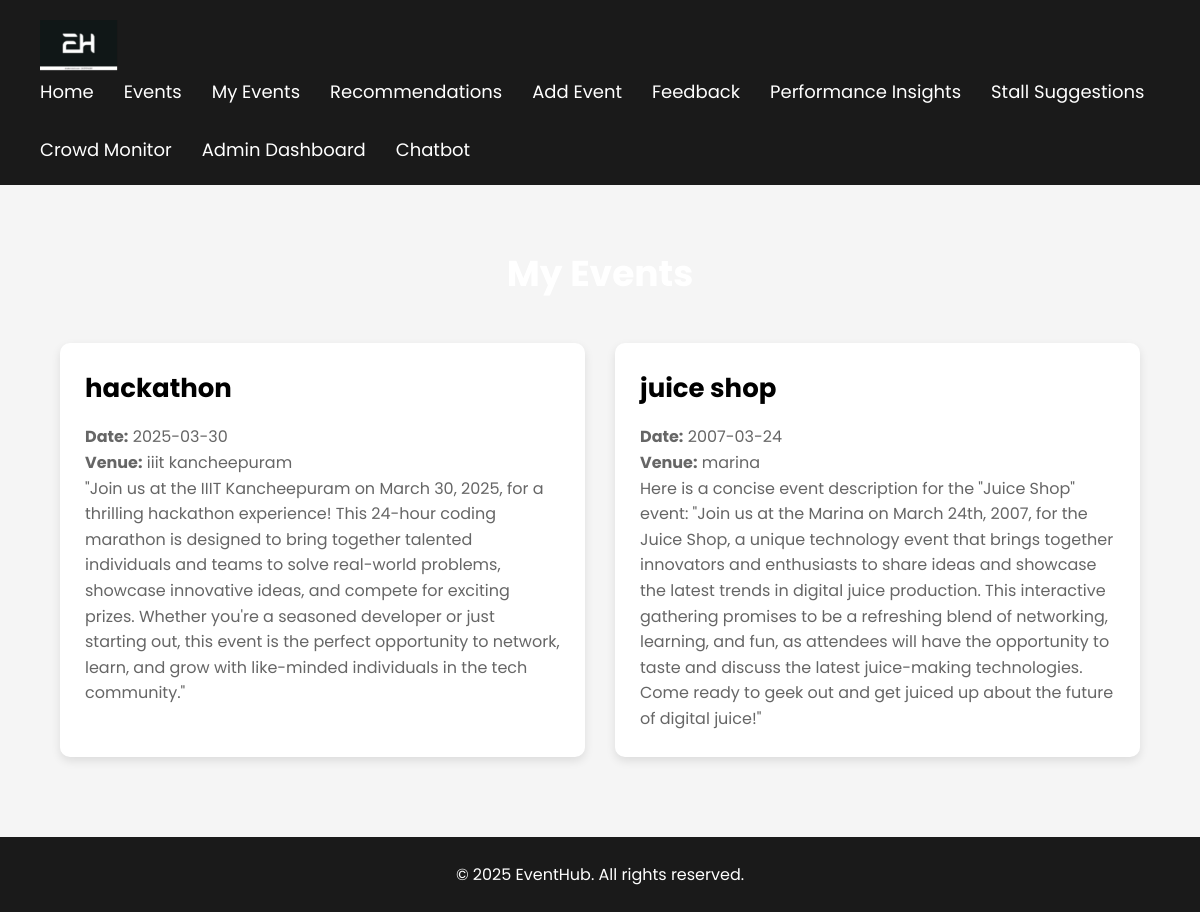
/my_events (signed in), run on the app's committed database.
### tables this page shows
CREATE TABLE events (
        id INTEGER PRIMARY KEY AUTOINCREMENT,
        title TEXT NOT NULL,
        date TEXT,
        venue TEXT,
        description TEXT,
        category TEXT NOT NULL,
        created_by INTEGER,
        FOREIGN KEY (created_by) REFERENCES users(id)
    );

### app.py (the view)
@app.route('/my_events')
def my_events():
    user_id = session.get('user_id')
    if not user_id:
        return redirect(url_for('index'))
    registrations = get_user_registrations(user_id)
    return render_template('my_events.html', events=registrations, user_id=user_id)

### app.py (called while the page is built)
def get_db_connection():
    conn = sqlite3.connect('emr.db')
    conn.row_factory = sqlite3.Row
    return conn

def get_user_registrations(user_id):
    conn = get_db_connection()
    cursor = conn.cursor()
    cursor.execute("SELECT e.* FROM events e JOIN registrations r ON e.id = r.event_id WHERE r.user_id = ?", (user_id,))
    registrations = cursor.fetchall()
    conn.close()
    return registrations

### templates/my_events.html (shortened to what this page needs)
<!DOCTYPE html>
<html lang="en">
<head>
    <link rel="stylesheet" href="{{ url_for('static', filename='css/styles.css') }}">
</head>
<body>
    <nav class="navbar">
        <div class="logo animate-slide-in-left">
            <img src="{{ url_for('static', filename='images/logo.png') }}" alt="EventHub Logo">
        </div>
        <ul class="nav-links">
            <li class="animate-slide-in-right"><a href="/">Home</a></li>
            <li class="animate-slide-in-right"><a href="/events">Events</a></li>
            <li class="animate-slide-in-right"><a href="/my_events">My Events</a></li>
            <li class="animate-slide-in-right"><a href="/recommendations">Recommendations</a></li>
            <li class="animate-slide-in-right"><a href="/add_event">Add Event</a></li>
            <li class="animate-slide-in-right"><a href="/feedback">Feedback</a></li>
            <li class="animate-slide-in-right"><a href="/performance_insights">Performance Insights</a></li>
            <li class="animate-slide-in-right"><a href="/stall_suggestions">Stall Suggestions</a></li>
            <li class="animate-slide-in-right"><a href="/crowd_monitor">Crowd Monitor</a></li>
            <li class="animate-slide-in-right"><a href="/admin_dashboard">Admin Dashboard</a></li>
            <li class="animate-slide-in-right"><a href="/chatbot">Chatbot</a></li>
        </ul>
    </nav>
    <section class="latest-work">
        <h2 class="animate-slide-up">My Events</h2>
        <div class="work-grid">
            {% for event in events %}
            <div class="work-card animate-card">
                <h3>{{ event.title }}</h3>
                <p><strong>Date:</strong> {{ event.date }}</p>
                <p><strong>Venue:</strong> {{ event.venue }}</p>
                <p>{{ event.description }}</p>
            </div>
            {% endfor %}
        </div>
    </section>
    <footer class="animate-slide-up">
        <p>© 2025 EventHub. All rights reserved.</p>
    </footer>
</body>
</html>

### static/css/styles.css (style rules this page uses)
* { margin: 0; padding: 0; box-sizing: border-box; font-family: 'Poppins', sans-serif; }
body { background-color: #f5f5f5; overflow-x: hidden; line-height: 1.6; }
.animate-slide-in-left { animation: slideInLeft 0.8s ease-out forwards; }
.animate-slide-in-right { animation: slideInRight 0.8s ease-out forwards; }
.animate-slide-up { animation: slideUp 0.8s ease-out forwards; }
.animate-card { animation: slideUp 0.8s ease-out forwards; transition: transform 0.3s ease, box-shadow 0.3s ease; }
.navbar { display: flex; justify-content: space-between; align-items: center; background-color: #1a1a1a; padding: 20px 40px; color: white; flex-wrap: wrap; position: sticky; top: 0; z-index: 1000; transition: background-color 0.3s ease; }
.navbar .logo img { height: 50px; transition: transform 0.3s ease; }
.nav-links { list-style: none; display: flex; gap: 30px; flex-wrap: wrap; }
.nav-links li a { color: white; text-decoration: none; font-size: 18px; position: relative; transition: color 0.3s ease; }
.nav-links li a::after { content: ''; position: absolute; width: 0; height: 2px; background-color: #00b4d8; bottom: -5px; left: 0; transition: width 0.3s ease; }
.latest-work { padding: 60px; }
.latest-work h2 { font-size: 36px; margin-bottom: 40px; text-align: center; }
.work-grid { display: grid; grid-template-columns: repeat(auto-fit, minmax(320px, 1fr)); gap: 30px; }
.work-card { background-color: white; padding: 25px; border-radius: 10px; box-shadow: 0 4px 10px rgba(0, 0, 0, 0.1); transition: transform 0.3s ease, box-shadow 0.3s ease; margin-bottom: 20px; }
.work-card h3 { font-size: 26px; margin-bottom: 15px; }
.work-card p { font-size: 16px; color: #666; line-height: 1.6; }
footer { background-color: #1a1a1a; color: white; padding: 25px; text-align: center; }
h2.animate-slide-up { color:white; }

### data on the page
events: title "hackathon", date "2025-03-30", venue "iiit kancheepuram", description "\"Join us at the IIIT Kancheepuram on March 30, 2025, for a thrilling hackathon experience! This 24-hour coding marathon is designed to bring together talented individuals and teams to solve real-world problems, showcase innovative ideas, and compete for exciting prizes. Whether you're a seasoned developer or just starting out, this event is the perfect opportunity to network, learn, and grow with like-minded individuals in the tech community.\""
events: title "juice shop", date "2007-03-24", venue "marina", description "Here is a concise event description for the \"Juice Shop\" event: \"Join us at the Marina on March 24th, 2007, for the Juice Shop, a unique technology event that brings together innovators and enthusiasts to share ideas and showcase the latest trends in digital juice production. This interactive gathering promises to be a refreshing blend of networking, learning, and fun, as attendees will have the opportunity to taste and discuss the latest juice-making technologies. Come ready to geek out and get juiced up about the future of digital juice!\""
